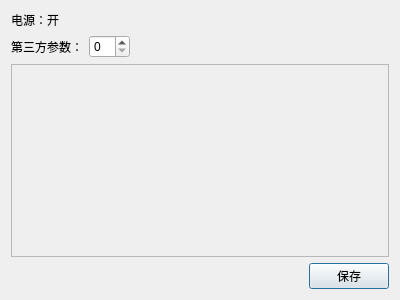
<?xml version="1.0" encoding="UTF-8"?>
<ui version="4.0">
 <class>ThirdParametersWidget</class>
 <widget class="QDialog" name="ThirdParametersWidget">
  <property name="geometry">
   <rect>
    <x>0</x>
    <y>0</y>
    <width>400</width>
    <height>300</height>
   </rect>
  </property>
  <property name="windowTitle">
   <string>Form</string>
  </property>
  <layout class="QVBoxLayout" name="verticalLayout">
   <item>
    <widget class="QLabel" name="label">
     <property name="text">
      <string>电源：开</string>
     </property>
    </widget>
   </item>
   <item>
    <layout class="QHBoxLayout" name="horizontalLayout">
     <item>
      <widget class="QLabel" name="label_2">
       <property name="text">
        <string>第三方参数：</string>
       </property>
      </widget>
     </item>
     <item>
      <widget class="QSpinBox" name="spinBox"/>
     </item>
     <item>
      <spacer name="horizontalSpacer">
       <property name="orientation">
        <enum>Qt::Horizontal</enum>
       </property>
       <property name="sizeHint" stdset="0">
        <size>
         <width>40</width>
         <height>20</height>
        </size>
       </property>
      </spacer>
     </item>
    </layout>
   </item>
   <item>
    <widget class="QScrollArea" name="scrollArea">
     <property name="widgetResizable">
      <bool>true</bool>
     </property>
     <widget class="QWidget" name="scrollAreaWidgetContents">
      <property name="geometry">
       <rect>
        <x>0</x>
        <y>0</y>
        <width>376</width>
        <height>187</height>
       </rect>
      </property>
      <layout class="QVBoxLayout" name="verticalLayout_2"/>
     </widget>
    </widget>
   </item>
   <item>
    <layout class="QHBoxLayout" name="horizontalLayout_2">
     <item>
      <spacer name="horizontalSpacer_2">
       <property name="orientation">
        <enum>Qt::Horizontal</enum>
       </property>
       <property name="sizeHint" stdset="0">
        <size>
         <width>40</width>
         <height>20</height>
        </size>
       </property>
      </spacer>
     </item>
     <item>
      <widget class="QPushButton" name="pushButton">
       <property name="text">
        <string>保存</string>
       </property>
      </widget>
     </item>
    </layout>
   </item>
  </layout>
 </widget>
 <resources/>
 <connections/>
</ui>
